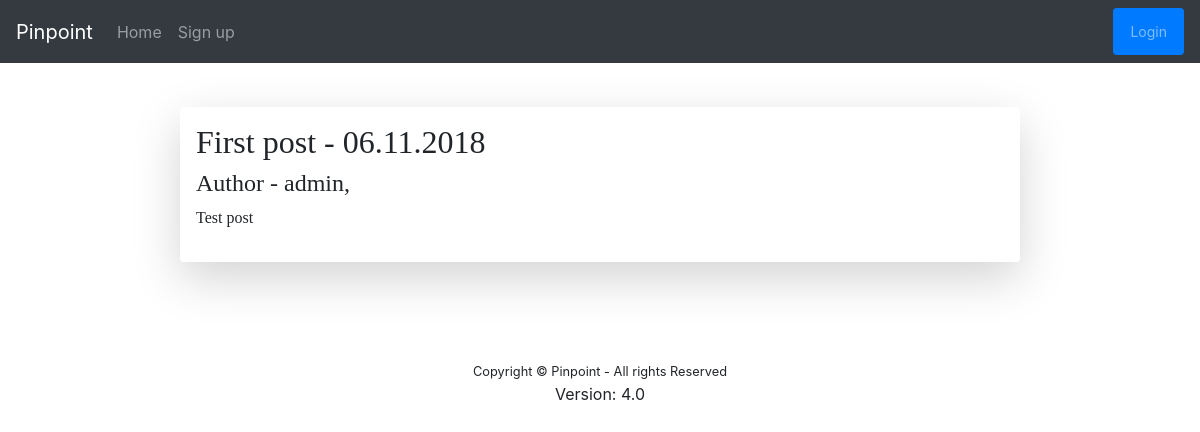
/13, run on the app's committed database.
### view_content/models.py (models this page shows, shortened)
class Post(models.Model):
    title = models.CharField(max_length=200)
    body = models.TextField()
    date = models.DateTimeField(auto_now_add=True)
    author = models.ManyToManyField('auth.User')
    editor = models.ForeignKey('auth.User', on_delete=models.CASCADE, related_name='editor_of', null=True)
    needs_proofreading = models.BooleanField(default=False)
    published = models.BooleanField(default=False)
    comment = models.TextField(null=True)
    categories = models.ManyToManyField('Category')
    saved_users = models.ManyToManyField('auth.User', related_name='users')
    needs_approval = models.BooleanField(default=False)

### view_content/views.py (the view)
# urls.py: path('<post_id>', views.detail_post, name='detail'),
def detail_post(request, post_id ):
    post = get_object_or_404(Post, id=post_id)
    return render(request, 'view_content/detailPost.html', {'post': post})

### view_content/templates/view_content/detailPost.html (shortened to what this page needs)
{% extends "base.html" %}
{% block content %}
<h2>{{ post.title }} - {{ post.date|date:"d.m.Y" }}</h2>
<h4>
	Author -
	{% for author in post.author.all %}
		<a>{{ author }}, </a>
	{% endfor %}
</h4>
<p>{{ post.body }}</p>
{% endblock %}

### data on the page
Post: title "First post", date "06.11.2018", body "Test post"

### other printed values
{{ author }} "admin"
